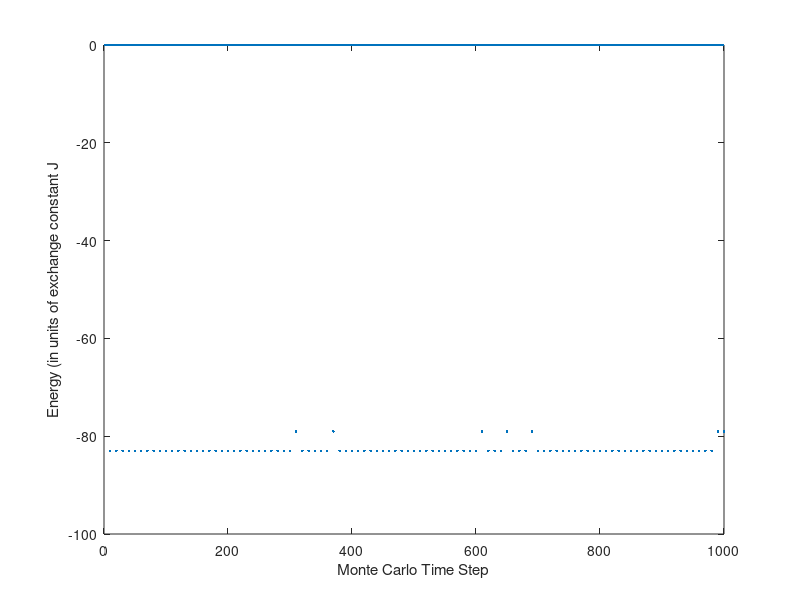

Write MATLAB code to recreate this figure.
%%%%%%%%%%%%%%%%%%%%%%%%%%%%%%%%%%%%%%%%%%%%%%%%%%%%%%%%%%%%%%%%%%%%%%%%%%
% Monte Carlo Simulation of the Ising Model                              %
% 1D Ising model                                                         %
%%%%%%%%%%%%%%%%%%%%%%%%%%%%%%%%%%%%%%%%%%%%%%%%%%%%%%%%%%%%%%%%%%%%%%%%%%

close all
clear all

%Parameters
L = 10; %Number of rows
H = 10; %number of columns 
J = 1; %Exchange constant. Energy is in units of J
kB = 1; 
T = 1.5; %Temperature is in units of J/kB. kBT is in units of J
MC_sweeps = 100; %Total number of Monte Carlo sweeps

%Initial spin configuration
s = ones(H,L);

%Monte Carlo Simulation
E=zeros(1,MC_sweeps*L); %Energy system as a function of Monte Carlo sweep

MC_step = 0;
for k = 1:MC_sweeps
    %Sweep through 1D spin lattice
    for row_sweep = 1:H
        for column = 1:L
            %sweeps through each row with column number changing
            if column == 1
                E_flip = J * (2 * s(row_sweep,1) * s(row_sweep,L) + 2 * s(row_sweep,1) * s(row_sweep,2));
            elseif column == L
                E_flip = J * (2 * s(row_sweep,L) * s(row_sweep,L - 1) + 2 * s(row_sweep,L) * s(row_sweep,1));
            else
                E_flip = J * (2 * s(row_sweep,column) * s(row_sweep,column-1) + 2 * s(row_sweep,column) * s(row_sweep,column + 1));
            end
        end 
    end
     for column_sweep = 1:L
         for row = 1:H
             %sweeps through each column by changing row
            if row == 1
                E_flip = J * (2*s(1,row) * s(L,row) + 2 * s(1,row) * s(2,row));
            elseif row == L
                E_flip = J * (2 * s(L,row) * s(L,row - 1) + 2 * s(L,row) * s(1,row));
            else
                E_flip = J * (2 * s(column,row) * s(column,row - 1) + 2 * s(column,row) * s(column,row + 1));
            end
         end 
     if E_flip <= 0
             s(column,row) = -s(column,row);
         else
             r = rand;
             if exp(-E_flip/(kB*T)) >= r
                 s(column,row) = -s(column,row);
            end
     end
    MC_step = MC_step + 1;
     end
        %Calculate total energy after each MC step
        for j = 1:L - 1
            for u = 1:H - 1
                E(MC_step) = E(MC_step) - J * s(u,j) * s(u,j + 1);
            end
        end
        %Apply periodic boundary conditions
        E(MC_step) = E(MC_step) - J * s(H,L) * s(H,1) - J * s(H,L) * s(1,L); %Total energy after current sweep
    
end

   

%Plot simulation results
figure
plot((1:MC_step),E,'.')
%axis([1,MC_step,-1.5*L,L])
xlabel('Monte Carlo Time Step')
ylabel('Energy (in units of exchange constant J')
